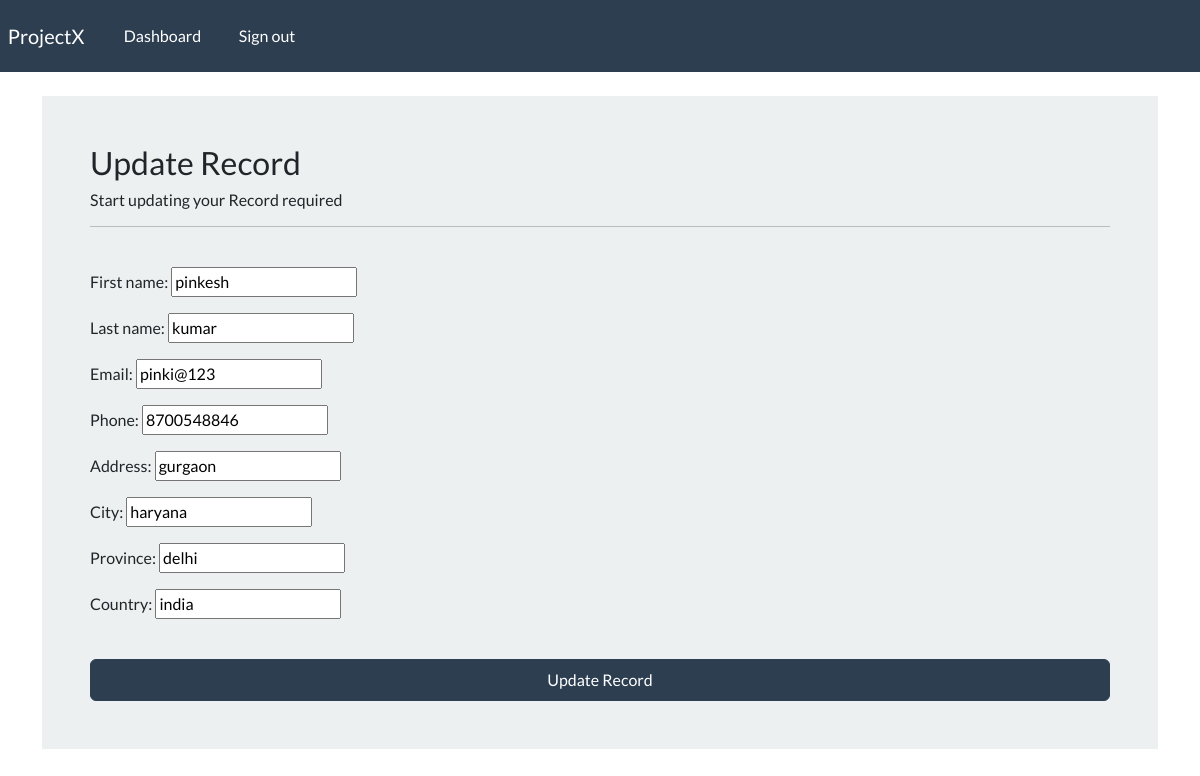
The app's page /update-record/4/ (signed in) with its own data.
### webapp/models.py (models this page shows, shortened)
class Record(models.Model):
    creation_date = models.DateTimeField(auto_now_add=True)
    first_name = models.CharField(max_length=100)
    last_name = models.CharField(max_length=100)
    email = models.CharField(max_length=100)
    phone= models.CharField(max_length=10)
    address = models.CharField(max_length=200)
    city = models.CharField(max_length=100)
    province = models.CharField(max_length=100)
    country = models.CharField(max_length=100)

### webapp/views.py (the view)
# urls.py: path('update-record/<int:pk>/', views.update_record, name="update-record"),
@login_required(login_url='my-login')
def update_record(request, pk):
    record = Record.objects.get(id = pk)
    form = CreateRecordForm(instance=record)
    if request.method == "POST":
        form = CreateRecordForm(request.POST, instance=record)
        if form.is_valid():
            form.save()
            return redirect("dashboard")
    context = {'form': form}
    return render(request, 'webapp/update-record.html', context=context)

### webapp/forms.py
class CreateRecordForm(forms.ModelForm):
    class Meta:
        model =  Record
        fields = ['first_name','last_name','email','phone','address','city','province','country']

### webapp/templates/webapp/update-record.html (shortened to what this page needs)
{% extends 'webapp/base.html' %}
{% block content %}
<body>
    <div class="container bg-light shadow-md p-5">
        <h3> Update Record </h3>
        <h6>Start updating your Record required </h6>
        <hr>
        <br>
        <form method="POST" autocomplete="off">
            {{form.as_p}}
            <br>
            <button type="submit" class="btn btn-primary w-100 btn-block p-2"> Update Record </button>
        </form>
    </div>
</body>
{% endblock %}

### records on screen
Record: first_name "pinkesh", last_name "kumar", email "pinki@123", phone "8700548846", address "gurgaon", city "haryana", province "delhi", country "india"
